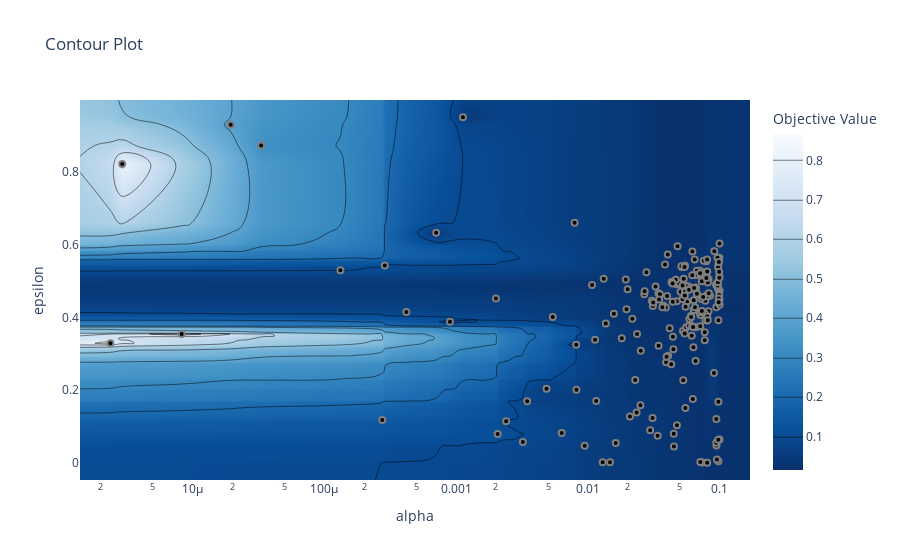

The notebook cell this image was saved under:
### Code cell
optuna.visualization.plot_contour(study, params=['alpha', 'epsilon'])

### Figure 1 — Plotly figure (JSON) as saved in the notebook; plotly's stock layout.template omitted (floating-point values rounded to 4 significant figures; data arrays with more than 128 entries replaced by an {"elided": "..."} marker saying what was removed)
{"data": [{"autocontour": true, "colorbar": {"title": {"text": "Objective Value"}}, "colorscale": [[0, "rgb(247,251,255)"], [0.125, "rgb(222,235,247)"], [0.25, "rgb(198,219,239)"], [0.375, "rgb(158,202,225)"], [0.5, "rgb(107,174,214)"], [0.625, "rgb(66,146,198)"], [0.75, "rgb(33,113,181)"], [0.875, "rgb(8,81,156)"], [1, "rgb(8,48,107)"]], "connectgaps": true, "contours": {"coloring": "heatmap", "end": 0.8, "size": 0.1, "start": 0.1}, "hoverinfo": "none", "line": {"smoothing": 1.3}, "reversescale": true, "type": "contour", "x": {"elided": "202 float values"}, "y": {"elided": "202 float values"}, "z": {"elided": "202x202 float values"}}, {"marker": {"color": "black", "line": {"color": "Grey", "width": 2}}, "mode": "markers", "showlegend": false, "type": "scatter", "x": {"elided": "200 float values"}, "y": {"elided": "200 float values"}}], "layout": {"autosize": true, "title": {"text": "Contour Plot"}, "xaxis": {"range": [-5.855, -0.7693], "title": {"text": "alpha"}, "type": "log"}, "yaxis": {"range": [-0.04692, 0.997], "title": {"text": "epsilon"}, "type": "linear"}}}
